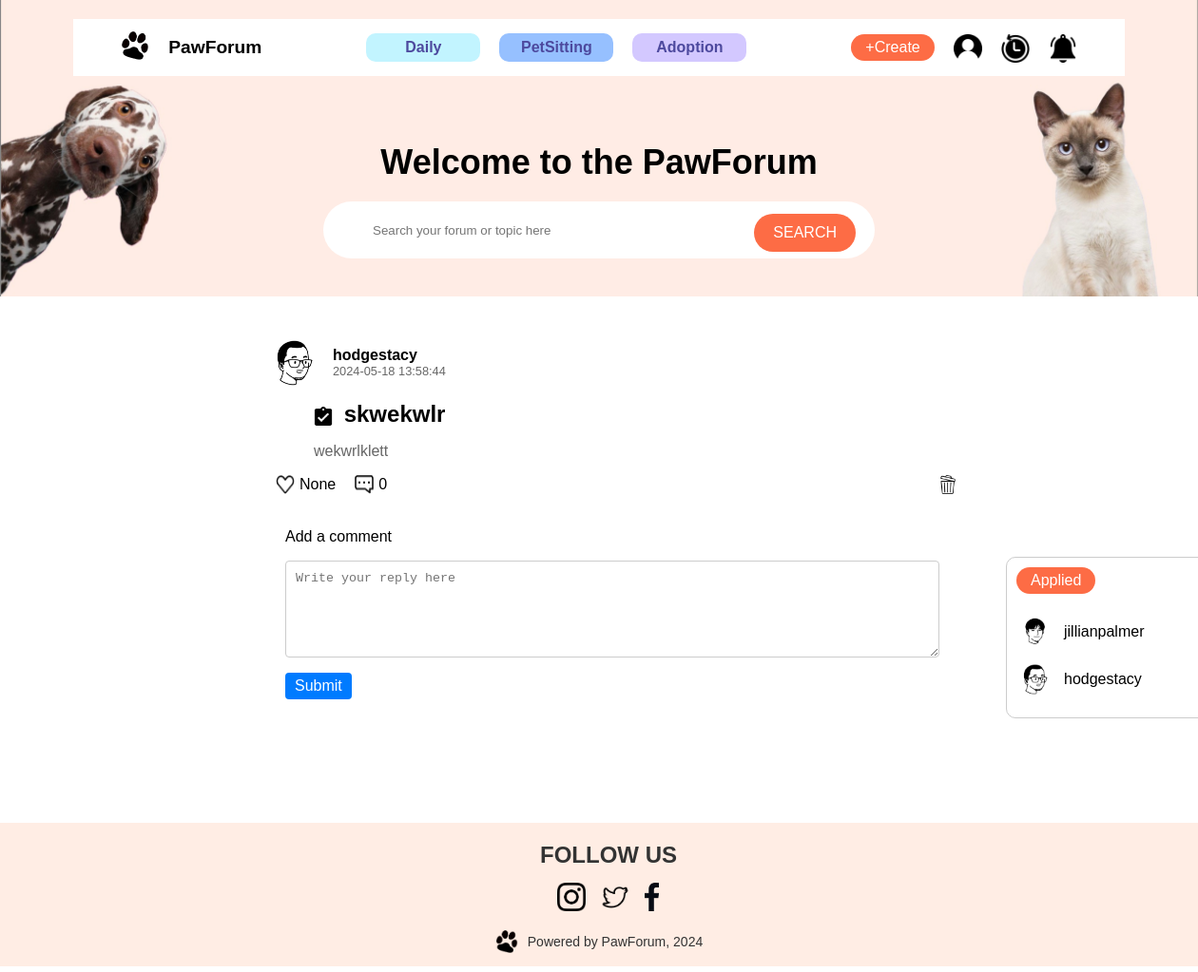
Page /post/26 (signed in) on the earlier database version.
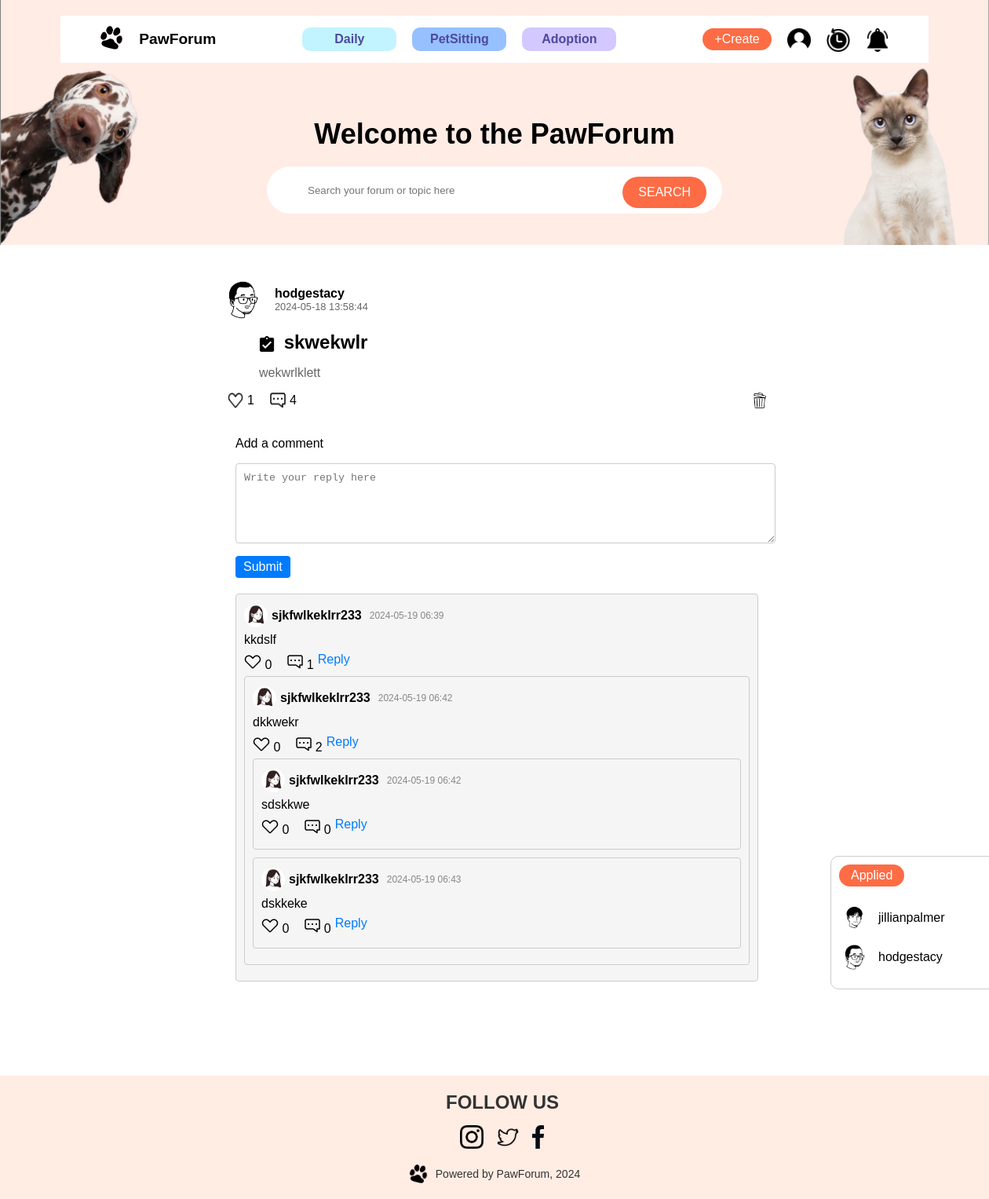
Same page on the later database version.
### app/models.py (models this page shows, shortened)
class Post(db.Model):
    id = db.Column(db.Integer, primary_key=True)
    title = db.Column(db.String(200), nullable=False)
    category = db.Column(db.String(100), nullable=True)
    is_task = db.Column(db.Boolean, default=False)
    created_by = db.Column(db.Integer, db.ForeignKey('user.id'), nullable=False)
    created_at = db.Column(db.DateTime, default=datetime.utcnow)
    content = db.Column(db.Text, nullable=False)
    like_count = db.Column(db.Integer, default=0)
    image_name = db.Column(db.String(100), nullable=True)
    user = db.relationship('User', backref=db.backref('posts', lazy=True))
    replies = db.relationship('Reply', backref='post', cascade='all, delete-orphan', lazy=True)
    likes = db.relationship('PostLike', backref='post', cascade='all, delete-orphan', lazy=True)
    waiting_list_entries = db.relationship('WaitingList', backref='task_post', lazy=True, primaryjoin="and_(Post.id == WaitingList.task_id, Post.is_task == True)")
    @property
    def comment_count(self):
        return len(self.replies)

class WaitingList(db.Model):
    id = db.Column(db.Integer, primary_key=True)
    task_id = db.Column(db.Integer, db.ForeignKey('post.id'), nullable=False)
    user_id = db.Column(db.Integer, db.ForeignKey('user.id'), nullable=False)
    applied_at = db.Column(db.DateTime, default=datetime.utcnow)
    user = db.relationship('User', backref=db.backref('waiting_list_entries', lazy=True))
    post = db.relationship('Post', primaryjoin="WaitingList.task_id == Post.id")

class User(db.Model, UserMixin):
    id = db.Column(db.Integer, primary_key=True)
    username = db.Column(db.String(80), unique=True, nullable=False)
    email = db.Column(db.String(120), unique=True, nullable=False)
    password_hash = db.Column(db.String(128))
    phone = db.Column(db.String(15), nullable=True)
    gender = db.Column(db.String(10), nullable=True)
    postcode = db.Column(db.String(10), nullable=True)
    join_at = db.Column(db.DateTime, default=datetime.utcnow)
    pet_type = db.Column(db.String(80), nullable=True)
    user_image = db.Column(db.String(255), nullable=True)
    @property
    def password(self):
        raise AttributeError('password is not a readable attribute')

class Reply(db.Model):
    id = db.Column(db.Integer, primary_key=True)
    post_id = db.Column(db.Integer, db.ForeignKey('post.id'), nullable=False)
    reply_by = db.Column(db.Integer, db.ForeignKey('user.id'), nullable=False)
    parent_reply_id = db.Column(db.Integer, db.ForeignKey('reply.id'), nullable=True)
    content = db.Column(db.Text, nullable=False)
    post_at = db.Column(db.DateTime, default=datetime.utcnow)
    like_count = db.Column(db.Integer, default=0)
    user = db.relationship('User', backref=db.backref('replies', lazy=True))
    parent_reply = db.relationship('Reply', remote_side=[id], backref=db.backref('child_replies', cascade='all, delete-orphan', lazy=True))
    likes = db.relationship('ReplyLike', backref='reply', cascade='all, delete-orphan', lazy=True)
    @property
    def comment_count(self):
        return len(self.child_replies)

### app/routes.py (the view)
    @app.route('/post/<int:post_id>')
    def post_detail(post_id):
        if not current_user.is_authenticated:
            return redirect(url_for('login'))
        post = Post.query.get_or_404(post_id)
        user_has_applied = WaitingList.query.filter_by(task_id=post_id, user_id=current_user.id).first() is not None
        replies = Reply.query.filter_by(post_id=post_id).all()
        reply_dict = defaultdict(list)
        for reply in replies:
            reply_dict[reply.parent_reply_id].append(reply)
        def nest_replies(parent_id=None):
            nested = []
            for reply in reply_dict[parent_id]:
                reply.nested_replies = nest_replies(reply.id)
                nested.append(reply)
            return nested
        nested_replies = nest_replies()  # Top-level replies
        nav = render_template('components/nav_logged_in.html') if current_user.is_authenticated else render_template(
        'components/nav_logged_out.html')
        return render_template('post_detail.html', post=post, nav=nav, user_has_applied=user_has_applied, replies = nested_replies)

### app/__init__.py (called while the page is built)
def create_app():
    app = Flask(__name__)
    app.config.from_object(Config)
    app.jinja_env.globals['os'] = os
    db.init_app(app)
    migrate = Migrate(app, db)
    database_path = os.path.join(app.root_path, 'app.db')
    if not os.path.exists(database_path):
        open(database_path, 'w').close()
    with app.app_context():
        db.create_all()
    login_manager = LoginManager()
    login_manager.init_app(app)
    login_manager.login_view = 'login'
    @login_manager.user_loader
    def load_user(user_id):
        from .models import User  # Import here to avoid circular dependencies
        return User.query.get(int(user_id))
    from .routes import init_app_routes  # Import routes after db to avoid circular import
    init_app_routes(app)  # Initialize routes
    return app

### app/templates/components/nav_logged_in.html (shortened to what this page needs)
<!DOCTYPE html>
<html lang="en">
  <head>
    <link
      rel="stylesheet"
      href="{{ url_for('static', filename='css/style.css') }}"
    />
  </head>
  <body>
    <nav>
      <div class="navbar">
        <div class="navbar-left">
          <a href="{{ url_for('home') }}">
            <img
              src="{{ url_for('static', filename='image/paw.png') }}"
              alt="Paw Logo"
              class="logo"
            />
          </a>
          <span>PawForum</span>
        </div>
        <div class="nav-links">
          <a href="{{ url_for('home', category='Daily') }}" class="link-daily"
            >Daily</a
          >
          <a
            href="{{ url_for('home', category='PetSitting') }}"
            class="link-petsitting"
            >PetSitting</a
          >
          <a
            href="{{ url_for('home', category='Adoption') }}"
            class="link-adoption"
            >Adoption</a
          >
        </div>
        <div class="nav-right">
          <a href="{{ url_for('post_create') }}"
            ><button class="nav-create">+Create</button></a
          >
          <a href="{{ url_for('profile') }}" class="nav-img"
            ><img src="{{ url_for('static', filename='image/user_icon.png') }}"
          /></a>
          <a href="{{ url_for('activity') }}" class="nav-img"
            ><img src="{{ url_for('static', filename='image/activity.png') }}"
          /></a>
          <a href="{{ url_for('notification') }}" class="nav-img"
            ><img
              src="{{ url_for('static', filename='image/notification.png') }}"
          /></a>
        </div>
      </div>
      <div class="nav-main">
        <h1>Welcome to the PawForum</h1>
        <div class="searchbar">
          <form action="{{ url_for('search')}}" method="GET">
            <input
              type="text"
              name="query"
              placeholder="Search your forum or topic here"
              class="search-input"
              maxlength="100"
            />
            <button type="submit" class="search-btn">SEARCH</button>
          </form>
        </div>
      </div>
    </nav>
  </body>
</html>

### app/templates/post_detail.html (shortened to what this page needs)
{% extends "base.html" %} {% block content %}
<div class="forum-detail">
  <div class="forum-header">
    <img
      src="{{ url_for('static', filename='image/avatars/' + post.user.user_image) }}"
      alt="User Avatar"
      class="avatar"
    />
    <div class="user-info">
      <span class="username">{{ post.user.username }}</span>
      <span class="post-time"
        >{{ post.created_at.strftime('%Y-%m-%d %H:%M:%S') if post.created_at
        else 'N/A' }}</span
      >
    </div>
  </div>
  <h2 class="forum-title">
    {% if post.is_task %}<img src="{{ url_for('static', filename='image/task-icon.png') }}" alt="Task Icon" class="task-icon">{% endif %}
    {{ post.title }}
  </h2>
  <p class="forum-description">{{ post.content }}</p>
  <div class="forum-footer">
    <span class="likes">
      <img
        src="{{ url_for('static', filename='image/like.png') }}"
        alt="Like"
        class="like-icon"
        id="likeToggleDetail"
      />
      <span id="likeCount">{{ post.like_count }}</span>
    </span>
    <span class="comments">
      <img
        src="{{ url_for('static', filename='image/comment.png') }}"
        alt="Comment"
        class="comment-icon"
      />
      <span id="commentCount">{{ post.comment_count }}</span>
    </span>
    {% if current_user.id == post.created_by %}
    <span class="delete">
      <img
        src="{{ url_for('static', filename='image/bin.png') }}"
        alt="Delete"
        class="delete-icon"
        id="deletePost"
      />
    </span>
    {% endif %}
  </div>
  <div class="reply-section">
    <div class="reply-form">
      <p>Add a comment</p>
      <form
        id="replyForm"
        method="POST"
        action="{{ url_for('post_reply', post_id=post.id) }}"
      >
        <textarea name="content" placeholder="Write your reply here"></textarea>
        <button type="submit" id="submitReplyBtn">Submit</button>
      </form>
    </div>
    <div class="replies">
      {% for reply in replies %} {% set reply_context = reply %} {% include
      'components/reply.html' with context %} {% endfor %}
    </div>
  </div>
  {% include "components/post_reply.html" %}
</div>
{% endblock %}

### app/templates/components/reply.html (shortened to what this page needs)
{% block content %}
<div class="reply" id="reply-{{ reply.id }}">
  <div class="reply-header">
    <img
      src="{{ url_for('static', filename='image/avatars/' + reply.user.user_image) }}"
      alt="User Avatar"
      class="reply-avatar"
    />
    <span class="reply-username">{{ reply.user.username }}</span>
    <span class="reply-time"
      >{{ reply.post_at.strftime('%Y-%m-%d %H:%M') }}</span
    >
  </div>
  <div class="reply-content">{{ reply.content }}</div>
  <div class="reply-footer">
    <span class="likes">
      <img
        src="{{ url_for('static', filename='image/like.png') }}"
        alt="Like"
        class="like-icon"
        id="likeToggleDetail"
      />
      <span id="likeCount">{{ reply.like_count }}</span>
    </span>
    <span class="comments">
      <img
        src="{{ url_for('static', filename='image/comment.png') }}"
        alt="Comment"
        class="comment-icon"
      />
      <span id="commentCount">{{ reply.comment_count }}</span>
    </span>
    <button class="reply-button" data-reply-id="{{ reply.id }}">Reply</button>
  </div>
  <div class="nested-replies">
    {% for nested_reply in reply.nested_replies %} {% set reply = nested_reply
    %} {% include 'components/reply.html' with context %} {% endfor %}
  </div>
</div>
{% endblock %}

### app/templates/components/post_reply.html (shortened to what this page needs)
{% block content %}
<div class="forum-container">
  {% if post.is_task %}
  <div class="user-list-container">
    <div class="user-list">
      <button
        type="button"
        id="action-button"
        class="action-button"
        {%
        if
        user_has_applied
        %}disabled{%
        endif
        %}
      >
        {% if user_has_applied %}Applied{% else %}Apply{% endif %}
      </button>
      {% for waiting_user in post.waiting_list_entries %}
      <div class="user" username="{{ waiting_user.user.username }}">
        <img
          src="{{ url_for('static', filename='image/avatars/' ~ waiting_user.user.user_image) }}"
          alt="User Avatar"
          class="user-avatar"
        />
        <span class="user-username">{{ waiting_user.user.username }}</span>
      </div>
      {% endfor %} {% endif %}
    </div>
  </div>
  {% endblock %}
</div>

Differences in the rows shown:
computed for Post "skwekwlr": like_count "None" → "1"
added Reply: user_image (picture), user.username "sjkfwlkeklrr233", post_at "2024-05-19 06:39", content "kkdslf", like_count "0", comment_count "1", shown under "skwekwlr"
added Reply: user_image (picture), post_at "2024-05-19 06:42", content "dkkwekr", like_count "0", comment_count "2", shown under "sjkfwlkeklrr233"
added User: user.username "sjkfwlkeklrr233"
added Reply: user_image (picture), post_at "2024-05-19 06:42", content "sdskkwe", like_count "0", comment_count "0", shown under "sjkfwlkeklrr233"
added Reply: user_image (picture), post_at "2024-05-19 06:43", content "dskkeke", like_count "0", comment_count "0", shown under "sjkfwlkeklrr233"
Other differences:
{{ post.comment_count }}: "0" → "4"
